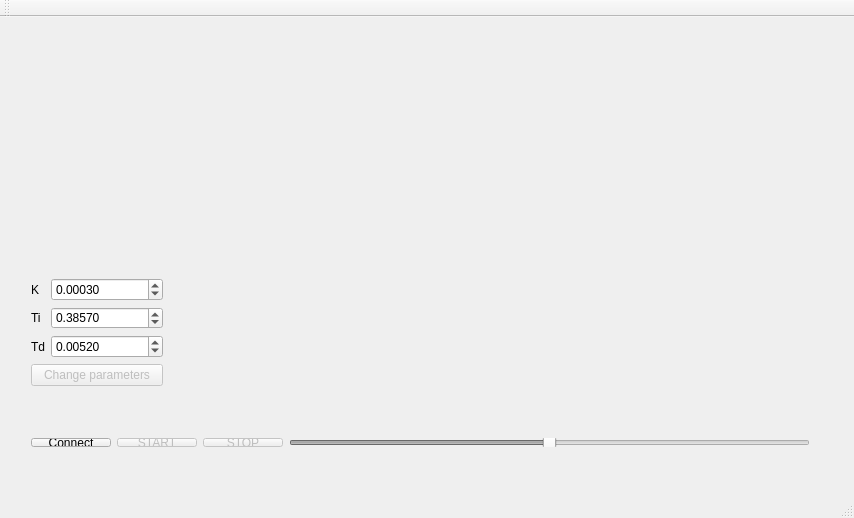
<?xml version="1.0" encoding="UTF-8"?>
<ui version="4.0">
 <class>MainWindow</class>
 <widget class="QMainWindow" name="MainWindow">
  <property name="geometry">
   <rect>
    <x>0</x>
    <y>0</y>
    <width>854</width>
    <height>518</height>
   </rect>
  </property>
  <property name="windowTitle">
   <string>MainWindow</string>
  </property>
  <widget class="QWidget" name="centralWidget">
   <widget class="QCustomPlot" name="plotChart" native="true">
    <property name="geometry">
     <rect>
      <x>20</x>
      <y>0</y>
      <width>801</width>
      <height>191</height>
     </rect>
    </property>
   </widget>
   <widget class="QCustomPlot" name="plotCV" native="true">
    <property name="geometry">
     <rect>
      <x>210</x>
      <y>200</y>
      <width>611</width>
      <height>181</height>
     </rect>
    </property>
   </widget>
   <widget class="QWidget" name="">
    <property name="geometry">
     <rect>
      <x>20</x>
      <y>250</y>
      <width>154</width>
      <height>130</height>
     </rect>
    </property>
    <layout class="QVBoxLayout" name="verticalLayout">
     <item>
      <layout class="QFormLayout" name="formLayout">
       <item row="0" column="0">
        <widget class="QLabel" name="label">
         <property name="text">
          <string>K</string>
         </property>
        </widget>
       </item>
       <item row="0" column="1">
        <widget class="QDoubleSpinBox" name="dspK">
         <property name="decimals">
          <number>5</number>
         </property>
         <property name="minimum">
          <double>0.000000000000000</double>
         </property>
         <property name="singleStep">
          <double>0.000010000000000</double>
         </property>
         <property name="value">
          <double>0.000300000000000</double>
         </property>
        </widget>
       </item>
       <item row="1" column="1">
        <widget class="QDoubleSpinBox" name="dspTi">
         <property name="decimals">
          <number>5</number>
         </property>
         <property name="singleStep">
          <double>0.000010000000000</double>
         </property>
         <property name="value">
          <double>0.385700000000000</double>
         </property>
        </widget>
       </item>
       <item row="2" column="1">
        <widget class="QDoubleSpinBox" name="dspTd">
         <property name="decimals">
          <number>5</number>
         </property>
         <property name="singleStep">
          <double>0.000010000000000</double>
         </property>
         <property name="value">
          <double>0.005200000000000</double>
         </property>
        </widget>
       </item>
       <item row="1" column="0">
        <widget class="QLabel" name="label_2">
         <property name="text">
          <string>Ti</string>
         </property>
        </widget>
       </item>
       <item row="2" column="0">
        <widget class="QLabel" name="label_3">
         <property name="text">
          <string>Td</string>
         </property>
        </widget>
       </item>
      </layout>
     </item>
     <item>
      <widget class="QPushButton" name="bChange">
       <property name="enabled">
        <bool>false</bool>
       </property>
       <property name="text">
        <string>Change parameters</string>
       </property>
      </widget>
     </item>
    </layout>
   </widget>
   <widget class="QWidget" name="">
    <property name="geometry">
     <rect>
      <x>20</x>
      <y>410</y>
      <width>801</width>
      <height>31</height>
     </rect>
    </property>
    <layout class="QHBoxLayout" name="horizontalLayout">
     <item>
      <widget class="QPushButton" name="bConnect">
       <property name="enabled">
        <bool>true</bool>
       </property>
       <property name="text">
        <string>Connect</string>
       </property>
      </widget>
     </item>
     <item>
      <widget class="QPushButton" name="bStart">
       <property name="enabled">
        <bool>false</bool>
       </property>
       <property name="text">
        <string>START</string>
       </property>
      </widget>
     </item>
     <item>
      <widget class="QPushButton" name="bSTOP">
       <property name="enabled">
        <bool>false</bool>
       </property>
       <property name="text">
        <string>STOP</string>
       </property>
      </widget>
     </item>
     <item>
      <widget class="QSlider" name="hslSetpoint">
       <property name="enabled">
        <bool>false</bool>
       </property>
       <property name="minimum">
        <number>-2000</number>
       </property>
       <property name="maximum">
        <number>2000</number>
       </property>
       <property name="orientation">
        <enum>Qt::Horizontal</enum>
       </property>
      </widget>
     </item>
    </layout>
   </widget>
   <zorder>bConnect</zorder>
   <zorder>bStart</zorder>
   <zorder>bSTOP</zorder>
   <zorder>formLayoutWidget</zorder>
   <zorder>bChange</zorder>
   <zorder>plotChart</zorder>
   <zorder>bStart</zorder>
   <zorder>plotCV</zorder>
  </widget>
  <widget class="QMenuBar" name="menuBar">
   <property name="geometry">
    <rect>
     <x>0</x>
     <y>0</y>
     <width>854</width>
     <height>25</height>
    </rect>
   </property>
  </widget>
  <widget class="QToolBar" name="mainToolBar">
   <attribute name="toolBarArea">
    <enum>TopToolBarArea</enum>
   </attribute>
   <attribute name="toolBarBreak">
    <bool>false</bool>
   </attribute>
  </widget>
  <widget class="QStatusBar" name="statusBar"/>
  <action name="actionSetup">
   <property name="text">
    <string>Setup</string>
   </property>
   <property name="shortcut">
    <string>Ctrl+S</string>
   </property>
  </action>
  <action name="actionAbout">
   <property name="text">
    <string>About</string>
   </property>
  </action>
  <action name="actionExit">
   <property name="text">
    <string>Exit</string>
   </property>
   <property name="shortcut">
    <string>Ctrl+X</string>
   </property>
   <property name="menuRole">
    <enum>QAction::QuitRole</enum>
   </property>
  </action>
 </widget>
 <layoutdefault spacing="6" margin="11"/>
 <customwidgets>
  <customwidget>
   <class>QCustomPlot</class>
   <extends>QWidget</extends>
   <header>qcustomplot.h</header>
   <container>1</container>
  </customwidget>
 </customwidgets>
 <resources/>
 <connections/>
</ui>
